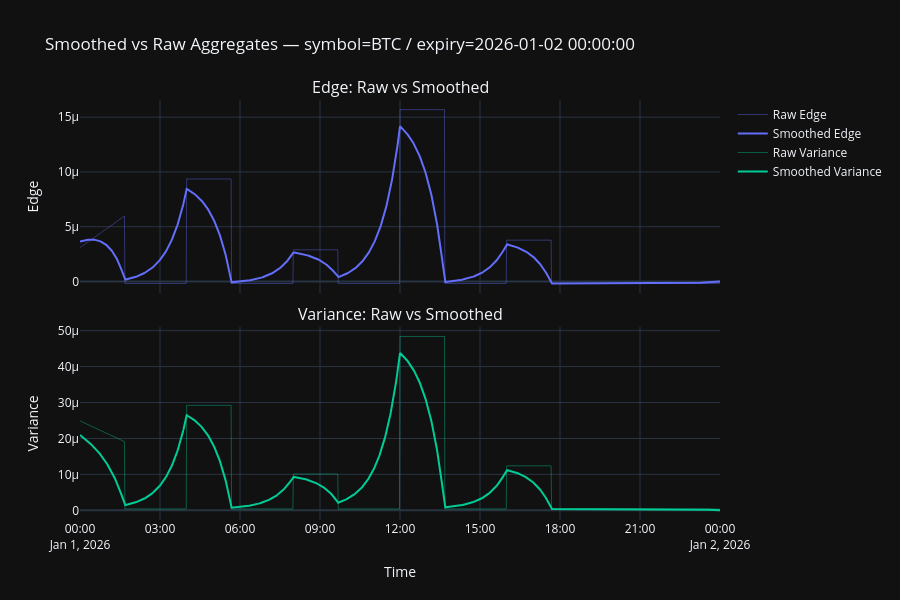

The notebook cell this image was saved under:
### Code cell
# Graph 4: Smoothed vs Raw — Edge and Variance
fig5 = make_subplots(
    rows=2, cols=1, shared_xaxes=True,
    subplot_titles=["Edge: Raw vs Smoothed", "Variance: Raw vs Smoothed"],
    vertical_spacing=0.08,
)

fig5.add_trace(go.Scatter(
    x=pos_ts, y=pos_df["edge"].to_list(),
    name="Raw Edge",
    line=dict(width=1, color="rgba(99,110,250,0.4)"),
), row=1, col=1)
fig5.add_trace(go.Scatter(
    x=pos_ts, y=pos_df["smoothed_edge"].to_list(),
    name="Smoothed Edge",
    line=dict(width=2, color="rgba(99,110,250,1)"),
), row=1, col=1)

fig5.add_trace(go.Scatter(
    x=pos_ts, y=pos_df["var"].to_list(),
    name="Raw Variance",
    line=dict(width=1, color="rgba(0,204,150,0.4)"),
), row=2, col=1)
fig5.add_trace(go.Scatter(
    x=pos_ts, y=pos_df["smoothed_var"].to_list(),
    name="Smoothed Variance",
    line=dict(width=2, color="rgba(0,204,150,1)"),
), row=2, col=1)

fig5.update_layout(
    title=f"Smoothed vs Raw Aggregates — {rd_label}",
    template="plotly_dark",
    height=600,
)
fig5.update_xaxes(title_text="Time", row=2, col=1)
fig5.update_yaxes(title_text="Edge", row=1, col=1)
fig5.update_yaxes(title_text="Variance", row=2, col=1)
fig5.show()

### Figure 1 — Plotly figure (JSON) as saved in the notebook; plotly's stock layout.template omitted (floating-point values rounded to 4 significant figures; data arrays with more than 128 entries replaced by an {"elided": "..."} marker saying what was removed)
{"data": [{"line": {"color": "rgba(99,110,250,0.4)", "width": 1}, "name": "Raw Edge", "type": "scatter", "x": {"elided": "1441 str values"}, "xaxis": "x", "y": {"elided": "1441 float values"}, "yaxis": "y"}, {"line": {"color": "rgba(99,110,250,1)", "width": 2}, "name": "Smoothed Edge", "type": "scatter", "x": {"elided": "1441 str values"}, "xaxis": "x", "y": {"elided": "1441 float values"}, "yaxis": "y"}, {"line": {"color": "rgba(0,204,150,0.4)", "width": 1}, "name": "Raw Variance", "type": "scatter", "x": {"elided": "1441 str values"}, "xaxis": "x2", "y": {"elided": "1441 float values"}, "yaxis": "y2"}, {"line": {"color": "rgba(0,204,150,1)", "width": 2}, "name": "Smoothed Variance", "type": "scatter", "x": {"elided": "1441 str values"}, "xaxis": "x2", "y": {"elided": "1441 float values"}, "yaxis": "y2"}], "layout": {"annotations": [{"font": {"size": 16}, "showarrow": false, "text": "Edge: Raw vs Smoothed", "x": 0.5, "xanchor": "center", "xref": "paper", "y": 1, "yanchor": "bottom", "yref": "paper"}, {"font": {"size": 16}, "showarrow": false, "text": "Variance: Raw vs Smoothed", "x": 0.5, "xanchor": "center", "xref": "paper", "y": 0.46, "yanchor": "bottom", "yref": "paper"}], "height": 600, "title": {"text": "Smoothed vs Raw Aggregates — symbol=BTC / expiry=2026-01-02 00:00:00"}, "xaxis": {"anchor": "y", "domain": [0, 1], "matches": "x2", "showticklabels": false}, "xaxis2": {"anchor": "y2", "domain": [0, 1], "title": {"text": "Time"}}, "yaxis": {"anchor": "x", "domain": [0.54, 1], "title": {"text": "Edge"}}, "yaxis2": {"anchor": "x2", "domain": [0, 0.46], "title": {"text": "Variance"}}}}
